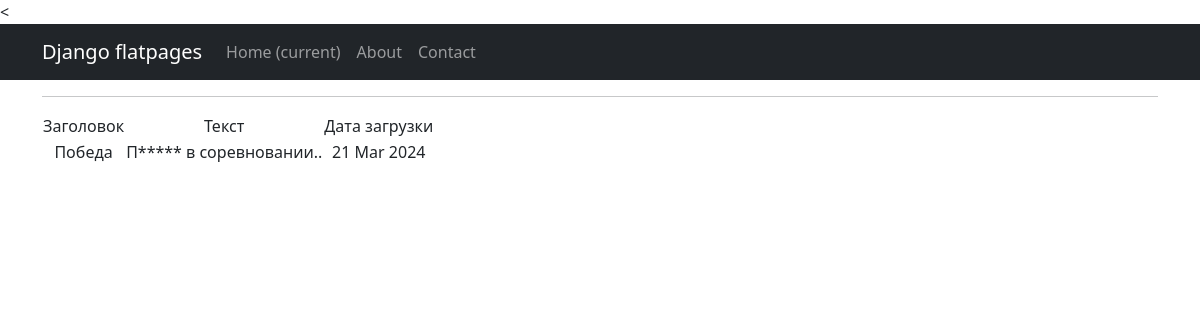
Screenshot of /news/1 with the database file from the repository.
### news/models.py (models this page shows, shortened)
class Post(models.Model):
    news = "NW"
    articles = "AR"
    POST_TYPES = [
        (news, "Новость"),
        (articles, "Статья")
    ]
    author = models.ForeignKey(Author, on_delete=models.CASCADE)
    post_type = models.CharField(max_length=2, choices=POST_TYPES, default=news)
    date_in = models.DateTimeField(auto_now_add=True)
    category = models.ManyToManyField(Category, through="PostCategory")
    title = models.CharField(max_length=255)
    text = models.TextField()
    rating = models.IntegerField(default=0)

### news/views.py (the view)
# urls.py: path('news/<int:pk>', PostDetail.as_view(), name='news_detail'),
class PostDetail(DetailView):
    model = Post
    template_name = 'news_id.html'
    context_object_name = 'post'

### news/templatetags/custom_filters.py (called while the page is built)
@register.filter()
def censor(value):
    censor_list = ["Победа", "Спешите"]
    for word in censor_list:
        value = value.replace(word[1:], "*" * len(word[1:]))
    return value

### templates/news_id.html (shortened to what this page needs)
{% extends 'flatpages/default.html' %}
{% load custom_filters %}
{% block content %}
<hr>
       <table>
           <tr>
               <td>Заголовок</td>
               <td>Текст</td>
               <td>Дата загрузки</td>
           </tr>
           <tr>
               <td>{{ post.title }}</td>
               <td>{{ post.text|censor }}</td>
               <td>{{ post.date_in|date:'d M Y' }}</td>
           </tr>
       </table>
{% endblock content %}

### rows the page displays
Post: title "Победа", text|censor "П***** в соревновании..", date_in "21 Mar 2024"
